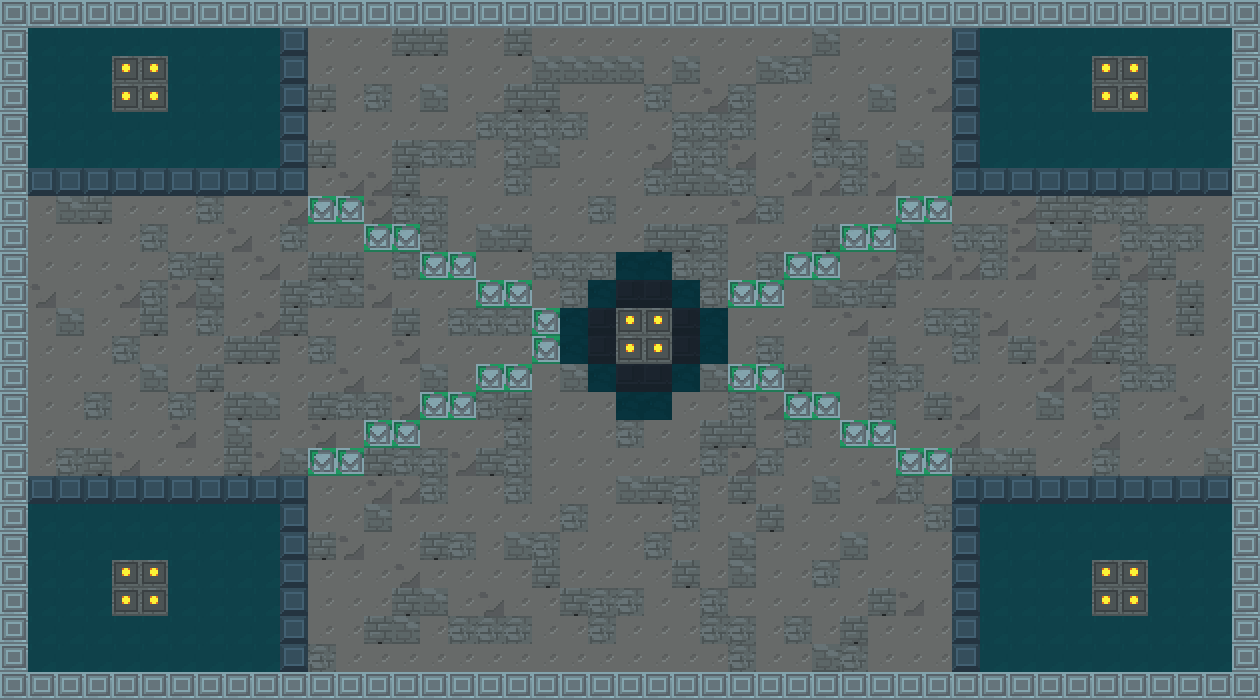

Rendered tile map (Tiled .tmx) drawn with the repository's tilesets; below, a short description and the map source with its tile grids summarised:
An orthogonal 45x25 tile map with 28x28 px tiles, 1 tile layer (图块层 1) and 9 objects.

<map version="1.2" tiledversion="1.3.4" orientation="orthogonal" renderorder="right-down" width="45" height="25" tilewidth="28" tileheight="28" infinite="0" nextlayerid="4" nextobjectid="10">
 <tileset firstgid="1" source="tiles1.tsx" />
 <layer id="1" name="图块层 1" width="45" height="25">
  <data>[1125 cells, 1125 non-empty, 12 distinct tile ids]</data>
 </layer>
 <objectgroup id="2" name="barrier">
  <object id="1" x="2.91777" y="1.94518" width="304.42" height="194.518" />
  <object id="2" x="953.138" y="3.89036" width="304.42" height="191.6" />
  <object id="3" x="1.94518" y="479.487" width="302.475" height="215.915" />
  <object id="4" x="955.083" y="477.541" width="301.503" height="217.86" />
  <object id="5" x="0.972589" y="201.326" width="27.2325" height="272.325" />
  <object id="6" x="311.229" y="0.972589" width="636.073" height="25.2873" />
  <object id="7" x="310.256" y="673.032" width="637.046" height="24.3147" />
  <object id="8" x="1232.27" y="201.326" width="27.2325" height="269.407" />
 </objectgroup>
 <objectgroup id="3" name="door">
  <object id="9" x="614.366" y="309.245" width="60.4745" height="53.6024" />
 </objectgroup>
</map>
